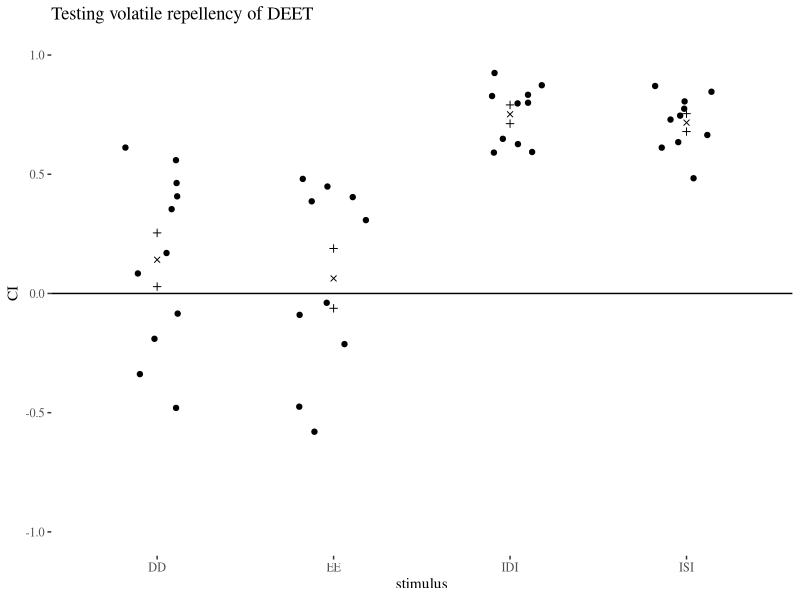
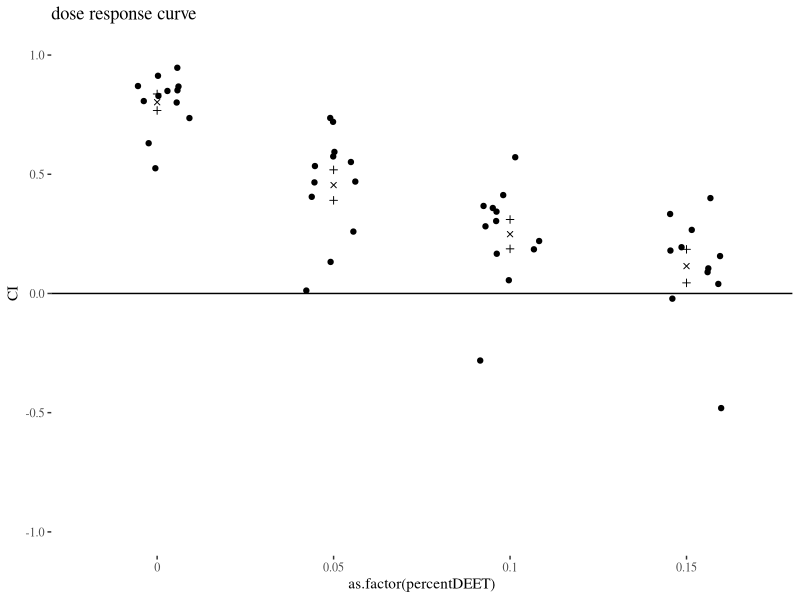
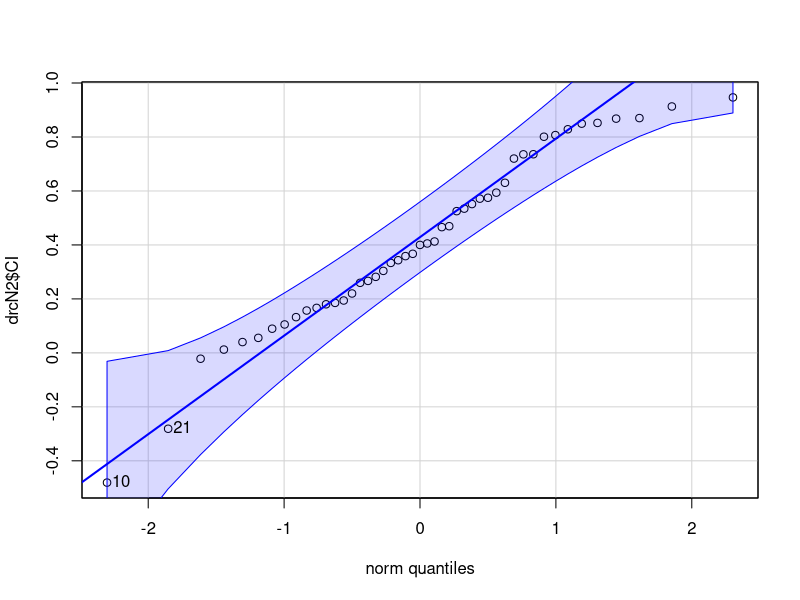
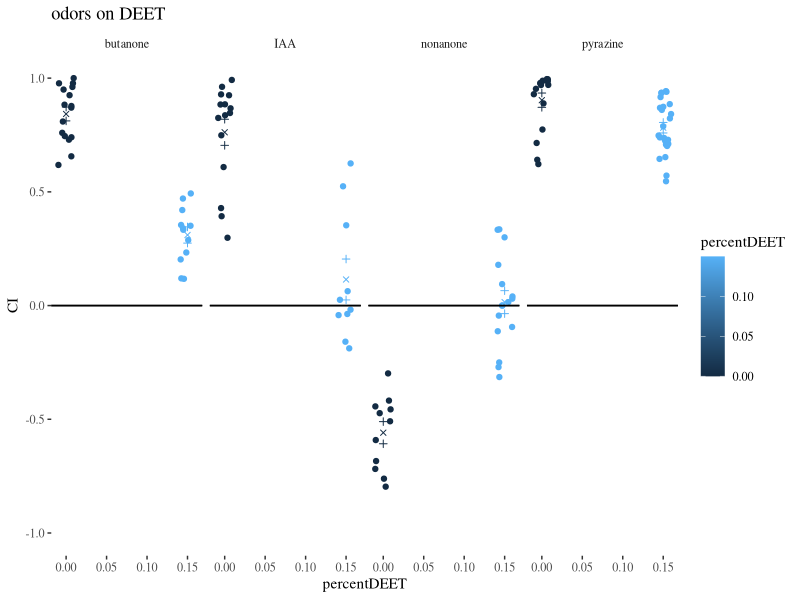
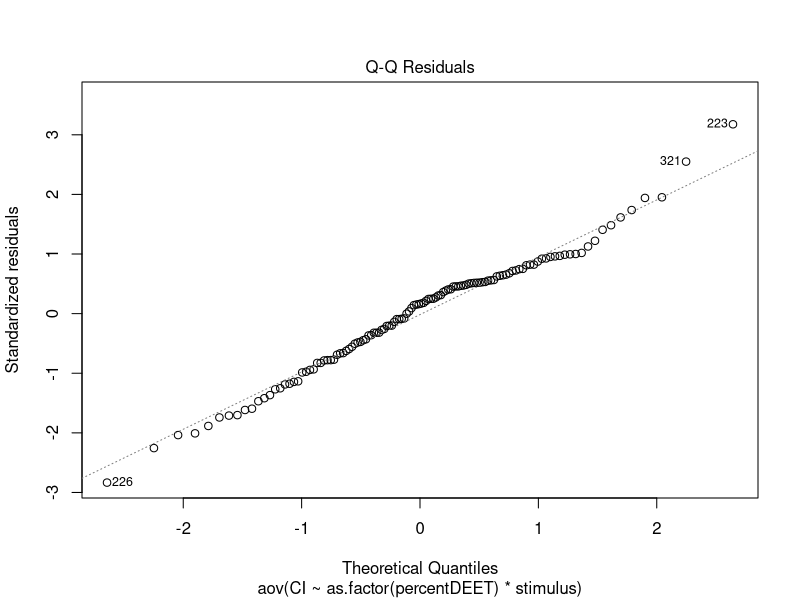
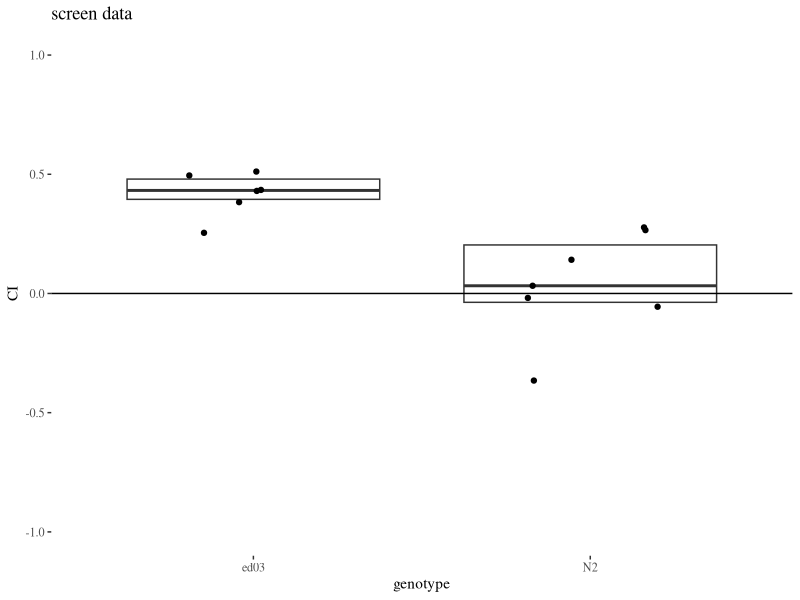
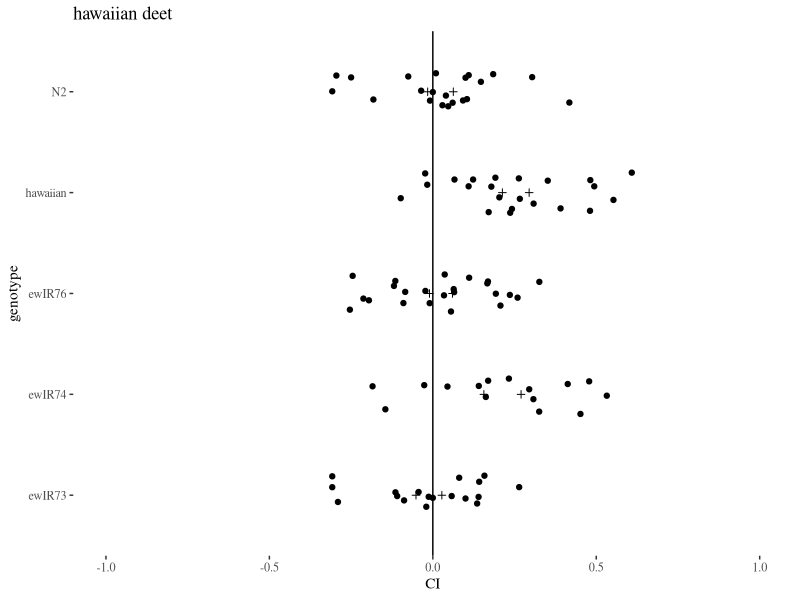
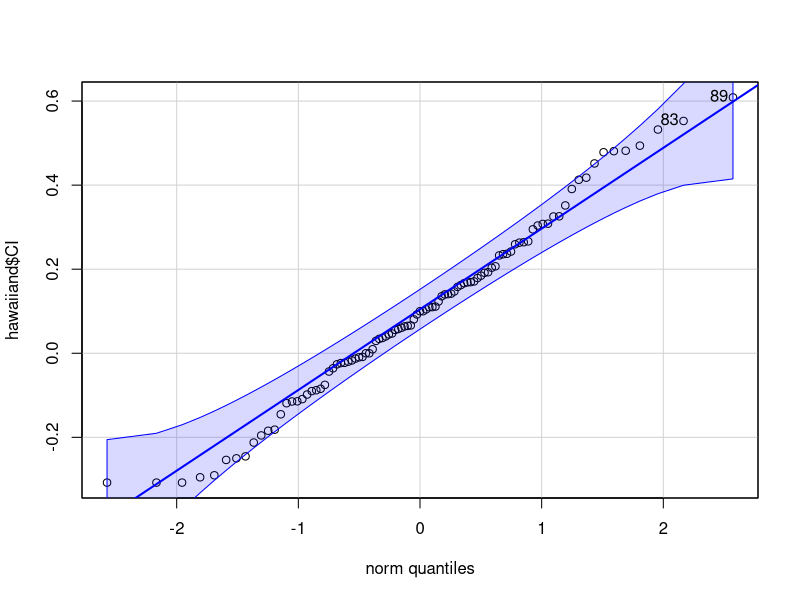

The R script that drew these images, in order:
## ---- chunk 1
knitr::opts_chunk$set(echo = TRUE)
## ---- chunk 2
#load libraries
library(plyr)
library(dplyr)
library(ggplot2)
library(ggthemes)
library(multcompView)
library(car)

allbeh <- read.csv('Dennis_DEETandCelegans_behaviordata.csv')


#start subsetting data:
hawaiian <- subset(allbeh,expt=='hawaiian')
#hawaiiand didn't have any positive controls that
# had enough responding animals to record
#so I excluded the day. temp in lab was also low that day.
hawaiian <- subset(hawaiian,date!=20160920)

hawaiiane <- subset(hawaiian,percentDEET==0)
hawaiiand <- subset(hawaiian,percentDEET==0.15)

rescue <- subset(allbeh,expt=='rescue'|expt=='rescue2')
rescueE <- subset(rescue,percentDEET==0)
rescueD <- subset(rescue,percentDEET==0.15)
spots <- subset(allbeh,expt=='spots')
screen <- subset(allbeh,expt=='screen2')

## ---- chunk 3
# make summary data
spotssum <- ddply(spots,c('stimulus'),summarise,N=length(stimulus),mean=mean(CI),sd=sd(CI),se=sd/sqrt(N),mem=mean-se,mep=mean+se)
  
# plot each point, xs are means, +s are standard error
ggplot(spots,aes(x=stimulus,y=CI)) + 
  ggtitle('Testing volatile repellency of DEET') +
  geom_jitter(width=0.2,height=0) +  
  geom_point(data=spotssum,aes(x=stimulus,y=mep),shape=3) +
  geom_point(data=spotssum,aes(x=stimulus,y=mem),shape=3)  +
  geom_point(data=spotssum,aes(x=stimulus,y=mean),shape=4) + 
  theme_tufte() + 
  ylim(-1,1) + 
  geom_hline(yintercept=0)

## ---- chunk 4
EE <- subset(spots,stimulus=="EE")
DD <- subset(spots,stimulus=="DD")
t.test(x=EE$CI,y=DD$CI,"two.sided")
## ---- chunk 5
IDI <- subset(spots,stimulus=="IDI")
ISI <- subset(spots,stimulus=="ISI")

t.test(x=ISI$CI,y=IDI$CI,"two.sided")

## ---- chunk 6
drc <- subset(allbeh,expt=='drc')
drc <- subset(drc,percentDEET<0.2)
drcN2 <- subset(drc,genotype=='N2')

drcN2summary <- ddply(drcN2,c("percentDEET"),summarise,N=length(percentDEET),mean=mean(CI),sd=sd(CI),se=sd/sqrt(N))
drcN2summary$mep <- drcN2summary$mean + drcN2summary$se
drcN2summary$mem <- drcN2summary$mean - drcN2summary$se

ggplot(drcN2,aes(x=as.factor(percentDEET),y=CI)) + 
  ggtitle('dose response curve') + 
  geom_jitter(width=0.2,height=0) + 
  theme_tufte() + 
  ylim(-1,1) + 
  geom_hline(yintercept=0) + 
  geom_point(data=drcN2summary,aes(x=as.factor(percentDEET),y=mep),shape=3)+ geom_point(data=drcN2summary,aes(x=as.factor(percentDEET),y=mean),shape=4) +
geom_point(data=drcN2summary,aes(x=as.factor(percentDEET),y=mem),shape=3) 

## ---- chunk 7

#plot QQ plot for model used in 2 way anova, if looks like a ~ straight line the residuals are probably normal enough to run the 2 way anova using this model
qqPlot(drcN2$CI)


tukeydrc <- TukeyHSD(aov(formula = CI ~ as.factor(percentDEET), data = drcN2))

Tukeydrc.levels <- tukeydrc$`as.factor(percentDEET)`[,4]
multcompLetters(Tukeydrc.levels)['Letters']

## ---- chunk 8

odor <- subset(allbeh,expt=='odor')
odor <- subset(odor,stimulus!='diacetyl')

odorsum <- ddply(odor,c("stimulus","percentDEET"),summarise,N=length(stimulus),mean=mean(CI),sd=sd(CI),se=sd/sqrt(N))
odorsum$mep <- odorsum$mean + odorsum$se
odorsum$mem <- odorsum$mean - odorsum$se



ggplot(odor,aes(x=percentDEET,y=CI,color=percentDEET)) + 
  ggtitle('odors on DEET') +  
  geom_jitter(width=0.01,height=0) + 
  theme_tufte() + 
  ylim(-1,1) + 
  geom_hline(yintercept=0) + 
  geom_point(data=odorsum,aes(x=percentDEET,y=mep),shape=3) + 
  geom_point(data=odorsum,aes(x=percentDEET,y=mem),shape=3)  + 
  geom_point(data=odorsum,aes(x=percentDEET,y=mean),shape=4) + 
  theme_tufte() + 
  geom_hline(yintercept=0) + 
  facet_grid(~stimulus)


## ---- chunk 9


#plot QQ plot for model used in 2 way anova, if looks like a ~ straight line the residuals are probably normal enough to run the 2 way anova using this model
odors.aov = aov(CI~as.factor(percentDEET)*stimulus,data=odor)
plot(odors.aov,which=2)

tukeyodor <- TukeyHSD(aov(formula=CI~as.factor(percentDEET)*as.factor(stimulus),data=odor))

Tukey.levels <- tukeyodor$`as.factor(percentDEET):as.factor(stimulus)`[,4]
multcompLetters(Tukey.levels)['Letters']
  
## ---- chunk 10
ggplot(screen,aes(x=genotype,y=CI)) + ggtitle('screen data') + geom_boxplot(outlier.shape=NA,coef=0) + geom_jitter(width=0.2,height=0) + theme_tufte() + ylim(-1,1) + geom_hline(yintercept=0)

## ---- chunk 11
N2screen <- subset(screen,genotype=="N2")
ed03screen <- subset(screen,genotype=="ed03")
t.test(x=N2screen$CI,y=ed03screen$CI,"two.sided")
## ---- chunk 12
# make summary data (means, standard errors) to plot
hdsummary <-ddply(hawaiiand,c("genotype"),summarise,N=length(genotype),mean=mean(CI),sd=sd(CI),se=sd/sqrt(N))
hdsummary$mep <- hdsummary$mean + hdsummary$se
hdsummary$mem <- hdsummary$mean - hdsummary$se

#plot hawaiian strains chemotaxing to IAA on DEET agar
ggplot(hawaiiand,aes(x=genotype,y=CI)) + 
  ggtitle('hawaiian deet') + 
  geom_point(data=hdsummary,aes(x=genotype,y=mep),shape=3)  +
  geom_point(data=hdsummary,aes(x=genotype,y=mem),shape=3)  +
  geom_jitter(width=0.2,height=0) + theme_tufte() + ylim(-1,1) +
  geom_hline(yintercept=0) + 
  coord_flip()

## ---- chunk 13

qqPlot(hawaiiand$CI)

## ---- chunk 14

tukeyhawaiian <- TukeyHSD(aov(formula = CI ~ genotype, data = hawaiiand))
hawaiian.levels <- tukeyhawaiian$genotype[,4]
multcompLetters(hawaiian.levels)['Letters']
## ---- chunk 15

# make summary data for hawaiiane

hawaiiane <- subset(hawaiiane,genotype!='ewIR69')
hesummary <-ddply(hawaiiane,c("genotype"),summarise,N=length(genotype),mean=mean(CI),sd=sd(CI),se=sd/sqrt(N))
hesummary$mep <- hesummary$mean + hesummary$se
hesummary$mem <- hesummary$mean - hesummary$se

ggplot(hawaiiane,aes(x=genotype,y=CI)) +
  ggtitle('hawaiian etoh') +
  geom_boxplot(data=hesummary,aes(x=genotype,y=mean)) + 
  geom_point(data=hesummary,aes(x=genotype,y=mep),shape=3)  +
  geom_point(data=hesummary,aes(x=genotype,y=mem),shape=3)  + 
  geom_jitter(width=0.2,height=0) +
  theme_tufte() +
  ylim(-1,1) + 
  geom_hline(yintercept=0)
## ---- chunk 16

qqPlot(hawaiiane$CI)

## ---- chunk 17

tukeyhawaiiane <- TukeyHSD(aov(formula=CI~genotype,data=hawaiiane))
Tukeyhe.levels <- tukeyhawaiiane$`genotype`[,4]
multcompLetters(Tukeyhe.levels)['Letters']
## ---- chunk 18

# make summary data for rescue

rescue2 <- subset(allbeh,expt=='rescue2')
rescue <- subset(allbeh,expt=='rescue')
rescueall <- rbind(rescue2,rescue)
rescueD <- subset(rescueall,percentDEET==0.15)

rescueDsummary <-ddply(rescueD,c("genotype"),summarise,N=length(genotype),mean=mean(CI),sd=sd(CI),se=sd/sqrt(N))
rescueDsummary$mep <- rescueDsummary$mean + rescueDsummary$se
rescueDsummary$mem <- rescueDsummary$mean - rescueDsummary$se

ggplot(rescueD,aes(x=genotype,y=CI)) + 
  ggtitle('rescue') + 
  geom_boxplot(data=rescueDsummary,aes(x=genotype,y=mean)) + 
  geom_point(data=rescueDsummary,aes(x=genotype,y=mep),shape=3)  + 
  geom_point(data=rescueDsummary,aes(x=genotype,y=mem),shape=3)  + 
  geom_jitter(width=0.1,height=0) + 
  theme_tufte() + 
  ylim(-1,1) + 
  geom_hline(yintercept=0)
## ---- chunk 19
crisprnoR <- subset(rescueD,genotype=='crispr')
crisprR <- subset(rescueD,genotype=='crispr-r')
ed03noR <- subset(rescueD,genotype=='ed03')
ed03R <- subset(rescueD,genotype=='ed03-r')
ewir74noR <- subset(rescueD,genotype=='ewIR74')
ewir74R <- subset(rescueD,genotype=='ewIR74r')

t.test(crisprnoR$CI,crisprR$CI)
t.test(ed03noR$CI,ed03R$CI)
t.test(ewir74noR$CI,ewir74R$CI)
## ---- chunk 20

# make summary data for tetx

tetx <- subset(allbeh,expt=='tetx')
tetx <- subset(tetx,genotype!='ed03')
#removes one data point where I had an ed03 plate to check stocks after thawing, done at the same time
tetxD <- subset(tetx,percentDEET==0.15)

tetxDsummary <-ddply(tetxD,c("genotype"),summarise,N=length(genotype),mean=mean(CI),sd=sd(CI),se=sd/sqrt(N))
tetxDsummary$mep <- tetxDsummary$mean + tetxDsummary$se
tetxDsummary$mem <- tetxDsummary$mean - tetxDsummary$se

ggplot(tetxD,aes(x=genotype,y=CI)) + 
  ggtitle('tetx')  + 
  geom_point(data=tetxDsummary,aes(x=genotype,y=mep),shape=3)  + 
  geom_point(data=tetxDsummary,aes(x=genotype,y=mem),shape=3)  + 
  geom_point(data=tetxDsummary,aes(x=genotype,y=mean),shape=4)  + 
  geom_jitter(width=0.1,height=0) + 
  theme_tufte() + 
  ylim(-1,1) + 
  geom_hline(yintercept=0)

qqPlot(tetxD$CI)
TukeyHSD(aov(CI~genotype,tetxD))
